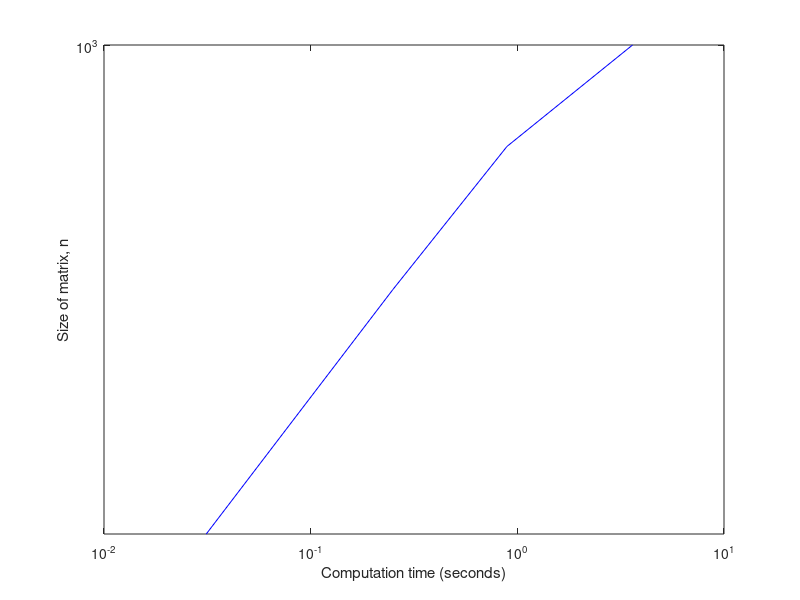

The MATLAB source for this figure:
data = load('MatrixMultiplyTimers.txt');

n = data(:,1);
t0 = data(:,2);

figure(1);
plot(t0,n,'b-');
set(gca,'XScale','log');
set(gca,'YScale','log');
set(gca,'YLim',[min(n) max(n)]);
xlabel('Computation time (seconds)')
ylabel('Size of matrix, n')

saveas(1,'MatrixMultiplyTimers','pdf');